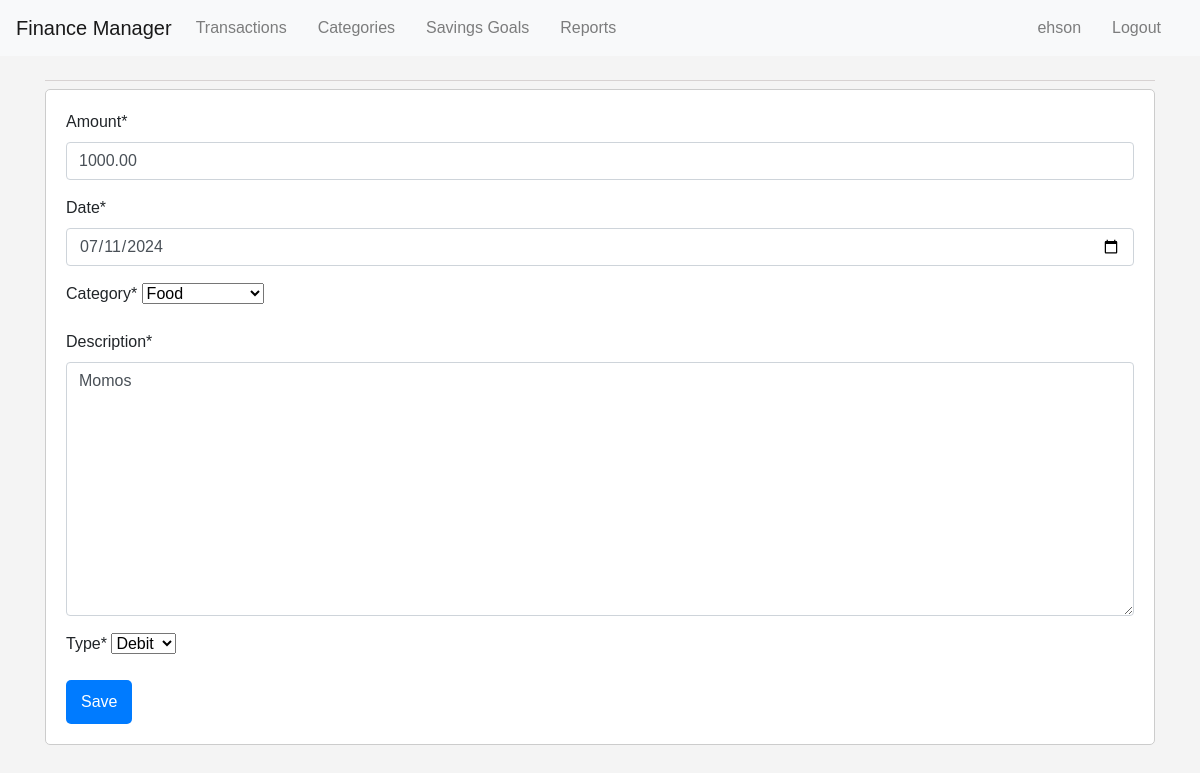
The app's page /8/update/ (signed in) with its own data.
### accounts/models.py (models this page shows)
class CustomUser(AbstractUser):
    pass

### transactions/models.py (models this page shows, shortened)
class Transaction(models.Model):
    TYPE_CHOICES = [
        ('Debit', 'Debit'),
        ('Credit', 'Credit'),
    ]
    user = models.ForeignKey(settings.AUTH_USER_MODEL, on_delete=models.CASCADE,related_name='transactions')
    amount = models.DecimalField(max_digits=10, decimal_places=2)
    date = models.DateField()
    category = models.ForeignKey(Category, on_delete=models.CASCADE)
    description = models.TextField()
    type = models.CharField(max_length=10, choices=TYPE_CHOICES,default='debit')

### transactions/views.py (the view)
# urls.py: path('<int:pk>/update/', TransactionUpdateView.as_view(), name='transaction_update'),
class TransactionUpdateView(LoginRequiredMixin, UpdateView):
    model = Transaction
    form_class = TransactionForm
    template_name = 'transactions/transaction_form.html'
    success_url = reverse_lazy('transaction_list')
    def get_form_kwargs(self):
        kwargs = super().get_form_kwargs()
        kwargs['user'] = self.request.user
        return kwargs

### transactions/forms.py
class TransactionForm(forms.ModelForm):
    date = forms.DateField(widget=forms.DateInput(attrs={'type': 'date'}))
    class Meta:
        model = Transaction
        fields = ['amount', 'date', 'category', 'description','type']
    def __init__(self,user,*args, **kwargs):
            super().__init__(*args, **kwargs)
            self.fields['category'].queryset = user.categories.all()

### categories/models.py (called while the page is built)
    def __str__(self):
        return self.name

### transactions/templates/transactions/transaction_form.html (shortened to what this page needs)
{% extends 'base_generic.html' %}
{% load crispy_forms_tags %}
{% block content %}
  <h2>{{ view.title }}</h2>
  <form method="post">
    {{ form|crispy }}
    <button type="submit" class="btn btn-primary">Save</button>
  </form>
{% endblock %}

### templates/base_generic.html (shortened to what this page needs)
<!DOCTYPE html>
{% load static %}
<html lang="en">
<head>
    <link rel="stylesheet" href="https://stackpath.bootstrapcdn.com/bootstrap/4.5.2/css/bootstrap.min.css">
    <link rel="stylesheet" type="text/css" href="{% static 'css/styles.css' %}">
    <link rel="stylesheet" href="https://cdnjs.cloudflare.com/ajax/libs/font-awesome/5.15.3/css/all.min.css">
</head>
<body>
    <nav class="navbar navbar-expand-lg navbar-light bg-light">
        <a class="navbar-brand" href="#">Finance Manager</a>
        <div class="collapse navbar-collapse">
            <ul class="navbar-nav mr-auto">
                <li class="nav-item"><a class="nav-link" href="{% url 'transaction_list' %}">Transactions</a></li>
                <li class="nav-item"><a class="nav-link" href="{% url 'category_list' %}">Categories</a></li>
                <li class="nav-item"><a class="nav-link" href="{% url 'savingsgoal_list' %}">Savings Goals</a></li>
                <li class="nav-item"><a class="nav-link" href="{% url 'report' %}">Reports</a></li>
            </ul>
            <ul class="navbar-nav ml-auto">
                {% if user.is_authenticated %}
                    <li class="nav-item"><a class="nav-link" href="{% url 'profile' %}">{{ user.username }}</a></li>
                    <li class="nav-item"><a class="nav-link" href="{% url 'logout' %}">Logout</a></li>
                {% else %}
                    <li class="nav-item"><a class="nav-link" href="{% url 'login' %}">Login</a></li>
                    <li class="nav-item"><a class="nav-link" href="{% url 'register' %}">Register</a></li>
                {% endif %}
            </ul>
        </div>
    </nav>
    <div class="container mt-4">
        {% block content %}
        {% endblock %}
    </div>
</body>
</html>

### static/css/styles.css (style rules this page uses)
body { font-family: Arial, sans-serif; background-color: #f4f4f4; margin: 0; padding: 0; }
nav { background-color: #343a40; color: #fff; padding: 10px 0; }
nav ul { list-style: none; margin: 0; padding: 0; text-align: center; }
nav ul li { display: inline; margin-right: 15px; }
nav ul li a { color: #fff; text-decoration: none; }
h2 { color: #007bff; border-bottom: 1px rgb(215, 210, 210) solid }
form { background-color: #fff; padding: 20px; border: 1px solid #ccc; border-radius: 5px; margin-bottom: 20px; }
button.btn-primary { background-color: #007bff; color: #fff; border: none; padding: 10px 15px; border-radius: 5px; cursor: pointer; }

### records on screen
CustomUser: username "ehson"
Transaction: amount "1000.00", date "07/11/2024", category "Food", description "Momos", type "Debit"
